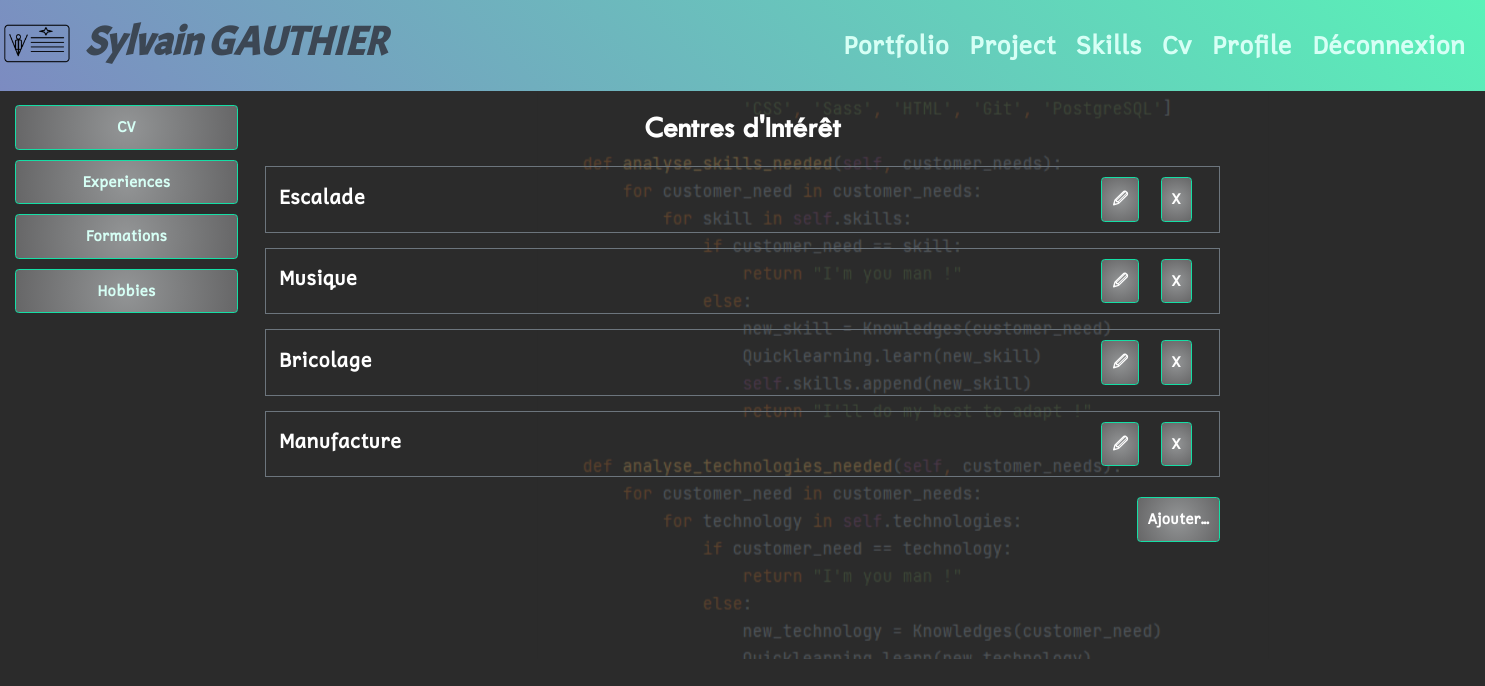
The page /cv/hobbies/ (signed in) on the database its author committed.
### users/models/customuser.py (models this page shows, shortened)
class CustomUser(AbstractUser):
    first_name = models.CharField(
        max_length=25,
        verbose_name='First name',
        blank=True
    )
    last_name = models.CharField(
        max_length=25,
        verbose_name='Last name'
    )
    email = models.EmailField(
        max_length=100,
        verbose_name='Email',
        unique=True
    )
    phone_number_regex = RegexValidator(
        regex='(0|\\+33|0033)[1-9][0-9]{8}'
    )
    phone = models.CharField(
        max_length=20,
        verbose_name='Phone',
        blank=True,
        validators=[phone_number_regex]
    )
    mobile = models.CharField(
        max_length=20,
        verbose_name='Mobile',
        blank=True,
        validators=[phone_number_regex]
    )
    birth_date = models.DateField(
        blank=True,
        null=True
    )
    number = models.PositiveIntegerField(
        validators=[MaxValueValidator(9999)],
        blank=True,
        null=True,
        verbose_name='Street number'
    )
    street = models.CharField(
        max_length=100,
        blank=True,
        null=True,
        verbose_name='Street name'
    )
    city = models.CharField(
        max_length=64,
        blank=True,
        null=True,
        verbose_name='City'
    )
    state = models.CharField(
        max_length=2,
        validators=[MinLengthValidator(2)],
        blank=True,
        null=True,
        verbose_name='State'
    )
    zip_code = models.PositiveIntegerField(
        validators=[MaxValueValidator(99999)],
        blank=True,
        null=True,
        verbose_name='Zip code'
    )
    country = CountryField(
        blank_label="(select country)",
        blank=True,
        null=True,
        verbose_name='Country'
    )
    linkedin_url = models.URLField(
        max_length=200,
        blank=True,
        null=True
    )
    git_url = models.URLField(
        max_length=200,
        blank=True,
        null=True
    )
    profile_photo = models.ImageField(
        verbose_name='photo de profile',
        default='default_profile.png'
    )
    guest_access_code = models.CharField(
        max_length=20,
        blank=True,
        null=True,
        verbose_name='Guest Access Code'
    )
    guest_access_code_set_at = models.DateTimeField(
        blank=True,
        null=True,
        verbose_name='Guest Access Code Set At'
    )
    IMAGE_MAX_SIZE = (215, 215)

### cv/models/hobbies.py (models this page shows, shortened)
class Hobbies(models.Model):
    title = models.CharField(
        verbose_name='title',
        max_length=100,
        blank=False,
        null=False
    )
    description = models.TextField(
        verbose_name='description',
        max_length=255,
        blank=False,
        null=False,
        default='entrez une descirption'
    )
    user = models.ForeignKey(settings.AUTH_USER_MODEL,
                             null=True,
                             on_delete=models.CASCADE)

### cv/views/hobbies_views.py (the view)
# urls.py: path('', cv_views.index, name='cv_home'),
@login_required
def index(request):
    hobbies = Hobbies.objects.filter(
        Q(user=request.user)
    )
    return render(request,
                  'cv/hobbies_index.html',
                  context={'hobbies': hobbies}
                  )

### cv/templates/cv/hobbies_index.html
{% extends 'index.html' %}
{% block sidebar %}
    {% include 'cv/partials/cv_menu_snippet.html' %}
{% endblock sidebar %}
{% block content %}
    <div class="text-center">
        <h2>Centres d'Intérêt</h2>
    </div>
    {% for instance in hobbies %}
        <div class="ticket border border-secondary m-4 p-2 row">
            <div class="align-self-center col-sm-6">
                {% include 'cv/partials/hobbies_snippet.html' with hobbies=instance %}
            </div>
            <div class="text-end col-sm-6">
                <a class="btn btn-secondary mt-2 mb-2 me-4" href="{% url 'cv:edit_hobbies' instance.id %}">
                    🖉
                </a>
                <a class="btn btn-secondary mt-2 mb-2 me-4" href="{% url 'cv:delete_hobbies' instance.id %}">
                    X
                </a>
            </div>
        </div>
    {% endfor %}
    <div class="text-end">
        <a class="btn btn-secondary mt-2 mb-2 me-4" href="{% url 'cv:create_hobbies' %}">
            Ajouter...
        </a>
    </div>
{% endblock content %}

### templates/index.html (shortened to what this page needs)
<!DOCTYPE html>
{% load static %}
<html lang="fr">
<head>
    <link rel="stylesheet" href="{% static 'css/bootstrap.css' %}">
    <link rel="stylesheet" href="{% static 'css/style.css' %}">
    <link rel="stylesheet" type="text/css" href="{% static 'css/cv_printing.css' %}" media="print">
</head>
<body>
    {% if not access_code %}
    <header class="fixed-content">
        <nav class="navbar navbar-expand-sm">
            <a class="navbar-brand" href="{% url 'index' %}">
                <img src="{% static 'img/VcardOnline_logo.png' %}">
            </a>
        {% if user.is_authenticated %}
                <h1 class="header__logo">
                    {{ user.first_name }} {{ user.last_name }}
                </h1>
        {% else %}
                <h1 class="header__logo">
                    VP Card Online
                </h1>
        {% endif %}
            <div class="collapse navbar-collapse" id="navbarSupportedContent">
                <ul class="navbar-nav ms-auto mx-4">
                {% if user.is_authenticated %}
                    <li class="nav-item nav__link"> <a class="nav-link" href="{% url 'portfolio:portfolio_home' %}">Portfolio</a> </li>
                    <li class="nav-item nav__link"> <a class="nav-link" href="{% url 'project:project_home' %}">Project</a> </li>
                    <li class="nav-item nav__link"> <a class="nav-link" href="{% url 'skill:skill_home' %}">Skills</a> </li>
                    <li class="nav-item nav__link"> <a class="nav-link" href="{% url 'cv:cv_home' %}">Cv</a> </li>
                    <li class="nav-item nav__link"> <a class="nav-link" href="{% url 'users:profile_home' %}">Profile</a> </li>
                    <li class="nav-item nav__link"> <a class="nav-link" href="{% url 'users:logout' %}">Déconnexion</a> </li>
                {% else %}
                    <li class="nav-item nav__link"> <a class="nav-link" href="{% url 'access_code' %}">enter ID</a> </li>
                    <li class="nav-item nav__link"> <a class="nav-link" href="{% url 'users:login' %}">login</a> </li>
                    <li class="nav-item nav__link"> <a class="nav-link" href="{% url 'users:signup' %}">signup</a> </li>
                {% endif %}
                </ul>
            </div>
        </nav>
    </header>
    {% endif %}
    <div class="background-image kenburns-bottom-left"></div>
    <div class="mainscreen row">
        {% if user.is_authenticated or access_code %}
            {% if user.is_authenticated %}
            <div class="sidebar col-sm-2">
            {% else %}
            <div class="sidebar_portfolio sidebar_portfolio-shiny-border col-sm-4">
            {% endif %}
                {% block sidebar %}{% endblock sidebar %}
            </div>
            <div class="display col-sm-8">
        {% else %}
            <div class="display col-12">
        {% endif %}
        {% block content %}{% endblock content %}
        </div>
    </div>
</body>
</html>

### cv/templates/cv/partials/hobbies_snippet.html
<div class="hobbies_title">
    <h3>{{hobbies.title}}</h3>
</div>

### static/css/style.css (style rules this page uses)
.kenburns-bottom-left { -webkit-animation: kenburns-bottom-left 5s ease-out both; animation: kenburns-bottom-left 5s ease-out both; }
*, *::after, *::before { margin: 0; padding: 0; box-sizing: inherit; }
html { font-size: 62.5%; max-width: 100%; overflow-x: hidden; }
body { max-width: 100%; overflow-x: hidden; box-sizing: border-box; background: #2b2b2b; }
h1 { font-family: "acmeregular", sans-serif; font-weight: 900; font-size: 5rem; font-style: italic; }
h2 { font-family: "fontscorecomttwcenmt", sans-serif; font-weight: 900; font-size: 3rem; margin-bottom: 2rem; }
h3 { font-weight: 900; font-size: 2rem; }
.fixed-content { top: 0; position: fixed; }
.background-image { position: absolute; background-image: url("../img/background_sga.png"); background-size: auto auto; background-position: center; background-repeat: no-repeat; width: 100%; height: 80%; opacity: 0.3; z-index: -1; }
body { font-family: "cadmanregular", sans-serif; color: black; font-size: 2rem; font-weight: 300; line-height: 1.7; }
header { width: 100%; height: auto; z-index: 3; }
header img { width: 75px; height: 75px; }
.header__logo { font-size: 4rem; color: #3c4754; }
.navbar { background: rgb(124, 139, 193); background: linear-gradient(45deg, rgb(124, 139, 193) 0%, rgb(89, 242, 184) 100%); }
.nav-item { display: inline; font-size: 2.5rem; margin-left: 1rem; }
.nav-item a { text-decoration: none; color: #D6FFF5; font-weight: 900; }
.btn { padding: 1rem; border: 0.1rem solid #15DEA5; color: #fff; font-size: 15px; font-weight: 900; background: #2b2b2b; background: radial-gradient(circle, rgb(147, 149, 150) 0%, rgb(102, 102, 103) 100%); cursor: pointer; transition: color 1s, background 1s; }
.mainscreen { color: #fff; margin-top: 110px; }
.display { margin: auto; }
.sidebar { background: #2b2b2b; justify-content: center; top: 10rem; position: fixed; z-index: 2; }

### static/css/cv_printing.css (style rules this page uses)
@media all { header, header__logo, header img, nav, button, .quote, footer { display: none; } }
@media all { html { font-size: 40%; } }
@media all { body { box-sizing: border-box; background: none; } }
@media all { h1 { font-family: "acmeregular", sans-serif; font-weight: 900; font-size: 16pt; font-style: italic; } }
@media all { h2 { font-family: "fontscorecomttwcenmt", sans-serif; font-weight: 900; font-size: 14pt; margin-bottom: 5pt; } }
@media all { h3 { font-weight: 900; font-size: 10pt; } }

### rows shown on the page
CustomUser: first_name "Sylvain", last_name "GAUTHIER"
Hobbies: title "Escalade"
Hobbies: title "Musique"
Hobbies: title "Bricolage"
Hobbies: title "Manufacture"
